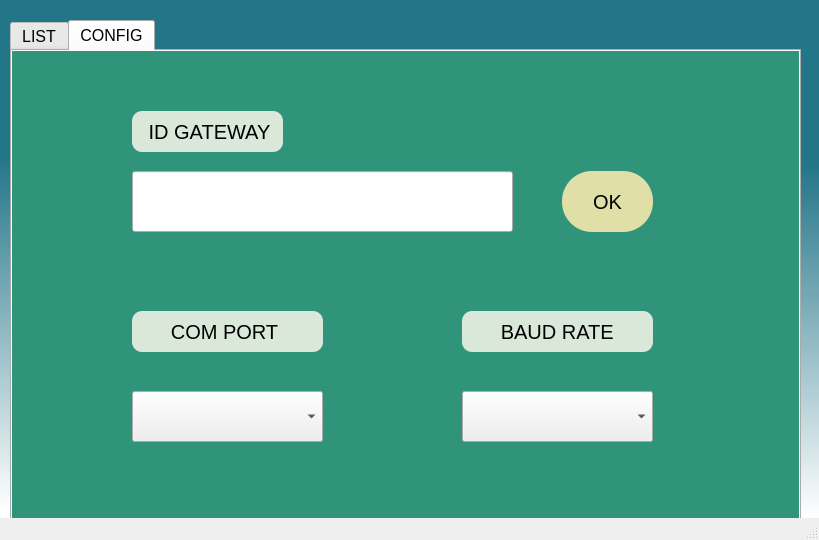
<?xml version="1.0" encoding="UTF-8"?>
<ui version="4.0">
 <class>MainWindow</class>
 <widget class="QMainWindow" name="MainWindow">
  <property name="geometry">
   <rect>
    <x>0</x>
    <y>0</y>
    <width>819</width>
    <height>540</height>
   </rect>
  </property>
  <property name="windowTitle">
   <string>MainWindow</string>
  </property>
  <property name="styleSheet">
   <string notr="true">#centralwidget{
	background-color:qlineargradient(spread:pad, x1:1, y1:0.25, x2:0.988636, y2:1, stop:0.0909091 rgba(29, 113, 133, 248), stop:1 rgba(255, 255, 255, 255));
font-size:16px;
}

#line_idgw,#box_comport,#box_baudrate{
font-size:24px;
}

QLabel{
border-radius: 10%;
font-size:20px;
background-color:rgb(217, 232, 217);
}
#tab_config,#tab_hienthi{
background-color:rgba(0, 124, 91, 206)
}

#butt_oke{
border-radius: 30%;
font-size:20px;
background-color:rgb(223, 223, 167)
}
#table_danhsach{
font-size:20px;
}
</string>
  </property>
  <widget class="QWidget" name="centralwidget">
   <widget class="QTabWidget" name="tabWidget">
    <property name="geometry">
     <rect>
      <x>10</x>
      <y>20</y>
      <width>791</width>
      <height>511</height>
     </rect>
    </property>
    <property name="minimumSize">
     <size>
      <width>0</width>
      <height>0</height>
     </size>
    </property>
    <property name="font">
     <font>
      <pointsize>12</pointsize>
     </font>
    </property>
    <property name="styleSheet">
     <string notr="true"/>
    </property>
    <property name="currentIndex">
     <number>1</number>
    </property>
    <widget class="QWidget" name="tab_hienthi">
     <attribute name="title">
      <string>LIST</string>
     </attribute>
     <widget class="QTableWidget" name="table_danhsach">
      <property name="geometry">
       <rect>
        <x>10</x>
        <y>120</y>
        <width>761</width>
        <height>281</height>
       </rect>
      </property>
      <attribute name="horizontalHeaderDefaultSectionSize">
       <number>125</number>
      </attribute>
      <column>
       <property name="text">
        <string>STT</string>
       </property>
      </column>
      <column>
       <property name="text">
        <string>ID NODE</string>
       </property>
      </column>
      <column>
       <property name="text">
        <string>NAME NODE</string>
       </property>
      </column>
      <column>
       <property name="text">
        <string>ID THIẾT BỊ</string>
       </property>
      </column>
      <column>
       <property name="text">
        <string>NAME THIẾT BỊ</string>
       </property>
      </column>
      <column>
       <property name="text">
        <string>PHÂN LOẠI</string>
       </property>
      </column>
     </widget>
     <widget class="QLabel" name="lab_name_gw">
      <property name="geometry">
       <rect>
        <x>10</x>
        <y>40</y>
        <width>421</width>
        <height>41</height>
       </rect>
      </property>
      <property name="text">
       <string>    NAME GATEWAY</string>
      </property>
     </widget>
    </widget>
    <widget class="QWidget" name="tab_config">
     <attribute name="title">
      <string>CONFIG</string>
     </attribute>
     <widget class="QPushButton" name="butt_oke">
      <property name="geometry">
       <rect>
        <x>550</x>
        <y>120</y>
        <width>91</width>
        <height>61</height>
       </rect>
      </property>
      <property name="text">
       <string>OK</string>
      </property>
     </widget>
     <widget class="QLineEdit" name="line_idgw">
      <property name="geometry">
       <rect>
        <x>120</x>
        <y>120</y>
        <width>381</width>
        <height>61</height>
       </rect>
      </property>
      <property name="text">
       <string/>
      </property>
     </widget>
     <widget class="QLabel" name="label">
      <property name="geometry">
       <rect>
        <x>120</x>
        <y>60</y>
        <width>151</width>
        <height>41</height>
       </rect>
      </property>
      <property name="text">
       <string>   ID GATEWAY </string>
      </property>
     </widget>
     <widget class="QLabel" name="lab_comport">
      <property name="geometry">
       <rect>
        <x>120</x>
        <y>260</y>
        <width>191</width>
        <height>41</height>
       </rect>
      </property>
      <property name="text">
       <string>       COM PORT</string>
      </property>
     </widget>
     <widget class="QLabel" name="lab_baudrate">
      <property name="geometry">
       <rect>
        <x>450</x>
        <y>260</y>
        <width>191</width>
        <height>41</height>
       </rect>
      </property>
      <property name="text">
       <string>       BAUD RATE</string>
      </property>
     </widget>
     <widget class="QComboBox" name="box_comport">
      <property name="geometry">
       <rect>
        <x>120</x>
        <y>340</y>
        <width>191</width>
        <height>51</height>
       </rect>
      </property>
     </widget>
     <widget class="QComboBox" name="box_baudrate">
      <property name="geometry">
       <rect>
        <x>450</x>
        <y>340</y>
        <width>191</width>
        <height>51</height>
       </rect>
      </property>
     </widget>
    </widget>
   </widget>
  </widget>
  <widget class="QMenuBar" name="menubar">
   <property name="geometry">
    <rect>
     <x>0</x>
     <y>0</y>
     <width>819</width>
     <height>21</height>
    </rect>
   </property>
  </widget>
  <widget class="QStatusBar" name="statusbar"/>
 </widget>
 <resources/>
 <connections/>
</ui>
